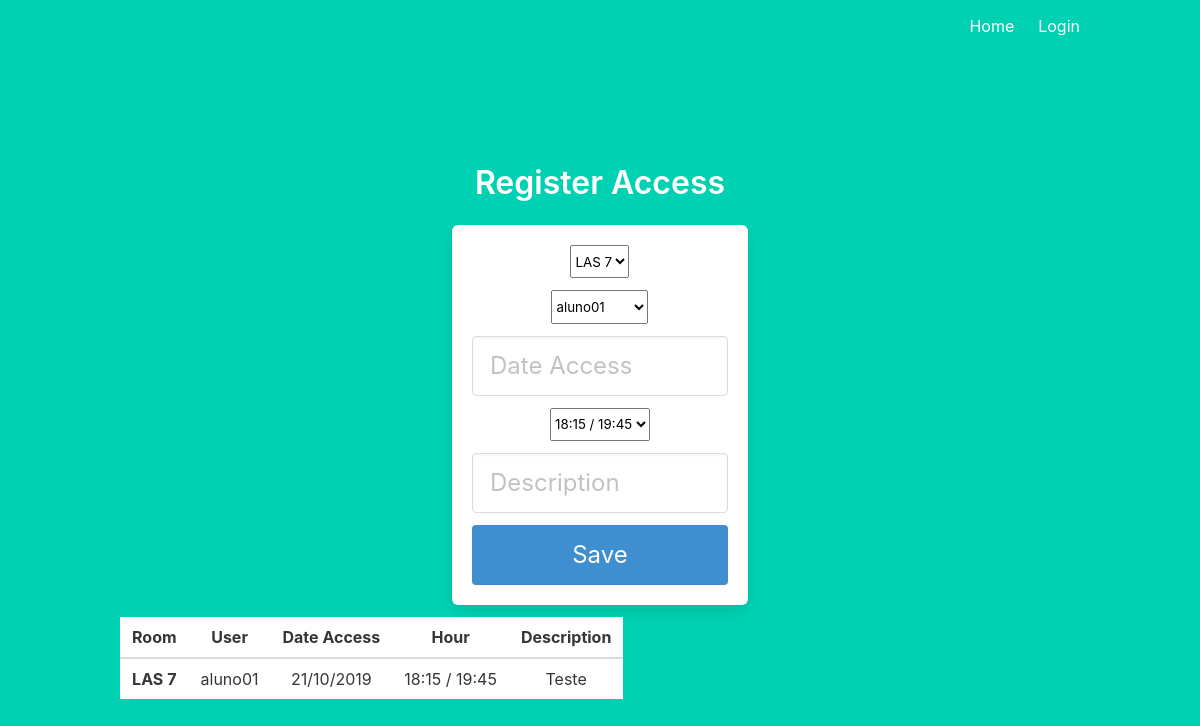
The page /register_access on the database its author committed.
### models.py (models this page shows, shortened)
class HourRegister(db.Model):
    id = db.Column(db.Integer,primary_key=True)
    room_id = db.Column(db.Integer)
    user_id = db.Column(db.Integer)
    dt_access = db.Column(db.String(200))
    hours_id = db.Column(db.Integer)
    description = db.Column(db.String(1000))
    dt_start_access = db.Column(db.String(1000))
    dt_end_access = db.Column(db.String(1000))

class Room(db.Model):
    id = db.Column(db.Integer,primary_key=True)
    room = db.Column(db.String(200))

class User(UserMixin, db.Model):
    id = db.Column(db.Integer, primary_key=True)
    email = db.Column(db.String(100), unique=True)
    password = db.Column(db.String(100))
    name = db.Column(db.String(1000))
    num_university = db.Column(db.Integer)
    access_permission = db.Column(db.Boolean)
    dt_start_access =  db.Column(db.String(200))
    dt_end_access = db.Column(db.String(200))
    roles = db.relationship('Role', secondary='user_roles',
            backref=db.backref('users', lazy='dynamic'))

class Hours(db.Model):
    id = db.Column(db.Integer,primary_key=True)
    hour_start = db.Column(db.Integer)
    hour_end = db.Column(db.Integer)
    desc_hour = db.Column(db.String(1000))

### auth.py (the view)
@auth.route('/register_access')
def register_access():
    rooms = Room.query.all()
    hours = Hours.query.all()
    users = User.query.all()
    list_access = db.session.query(HourRegister, Room, User, Hours
    ).join(Room, Room.id == HourRegister.room_id
    ).join(User, User.id == HourRegister.user_id
    ).join(Hours, Hours.id == HourRegister.hours_id
    ).filter(User.name != 'test'
    ).all()
    return render_template('register_access.html', room_list=rooms, user_list=users, list_hour=hours, list_access = list_access)

### templates/register_access.html (shortened to what this page needs)
{% extends "base.html" %}
{% block content %}
<div class="column is-4 is-offset-4">
    <h3 class="title">Register Access</h3>
    <div class="box">
        <form action="/register_access" method="POST">
            <div class="field">
                <select name=room_list class="select" id="inlineFormCustomSelect">
                    {% for r in room_list %}
                    <option value= "{{r.id}}" SELECTED>{{r.room}}</option>"
                    {% endfor %}
                </select>
            </div>
            <div class="field">
                <select name=user_list class="select" id="inlineFormCustomSelect">
                    {% for u in user_list %}
                    <option value= "{{u.id}}" SELECTED>{{u.name}}</option>"
                    {% endfor %}
                </select>
            </div>
            <div class="field">
                <div class="control">
                    <input class="input is-large" type="text" name="dt_access" placeholder="Date Access" autofocus="">
                </div>
            </div>
            <div class="field">
                <select name=hour_list class="select" id="inlineFormCustomSelect">
                    {% for h in list_hour %}
                    <option value= "{{h.id}}" SELECTED>{{h.desc_hour}}</option>"
                    {% endfor %}
                </select>
            </div>
            <div class="field">
                <div class="control">
                    <input class="input is-large" type="text" name="description" placeholder="Description" autofocus="">
                </div>
            </div>
            <button class="button is-block is-info is-large is-fullwidth">Save</button>
        </form>
    </div>
</div>
<div class="flight-container" style="overflow: auto; max-height: 80vh">
    <div class="table-responsive">
        <table class="table" id="list_access">
            <thead>
                <tr>
                    <th scope="col">Room</th>
                    <th scope="col">User</th>
                    <th scope="col">Date Access</th>
                    <th scope="col">Hour</th>
                    <th scope="col">Description</th>
                </tr>
            </thead>
            <tbody>
            {% for tt in list_access %}
                <tr id={{ tt[0].id }}>
                    <th scope="row">{{ tt[1].room }}</th>
                    <td> {{ tt[2].name }} </td>
                    <td> {{ tt[0].dt_access }} </td>
                    <td> {{ tt[3].desc_hour }} </td>
                    <td> {{ tt[0].description }} </td>
                </tr>
            {% endfor %}
            </tbody>
        </table>
    </div>
</div>
{% endblock %}

### rows shown on the page
HourRegister: room "LAS 7", name "aluno01", dt_access "21/10/2019", desc_hour "18:15 / 19:45", description "Teste"

### other values the page prints
form field room_list "LAS 7"
form field user_list "aluno01"
form field hour_list "18:15 / 19:45"
